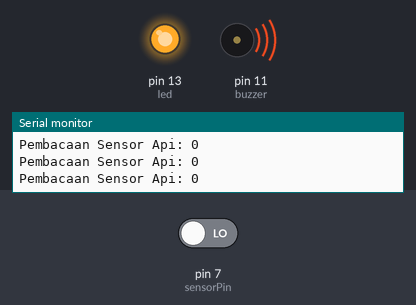
A sketch run on a simulated Arduino Uno, built with avr-gcc and run on an emulated ATmega328P. On the bench: output pins drawn as LEDs (lit = HIGH), buzzer (waves = sounding, pin HIGH), the last lines printed to the serial monitor. Inputs (shaded band) come from the test bench; at power-on: pin 7 (sensorPin) LOW.

Above: at 1.2 s.
1.3 s: pin 7 (sensorPin) driven HIGH
At 1.7 s:
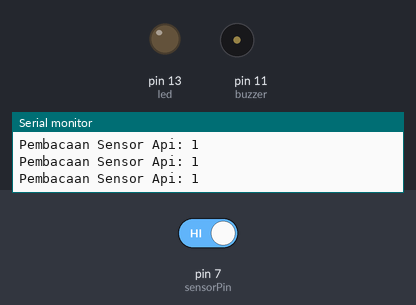
2.8 s: pin 7 (sensorPin) driven LOW
At 3.1 s:
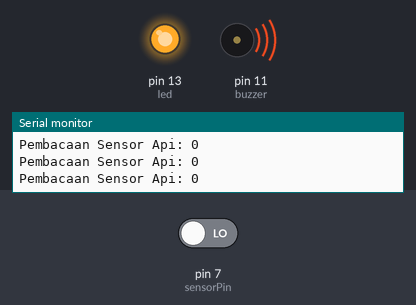
Timing chart, 0 to 5.8 s (numbered marks = the images above; inputs shaded):
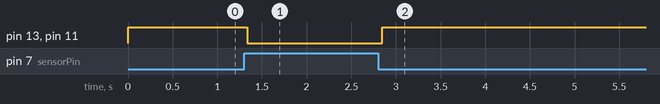

The sketch:

Flame_Sensor.ino
```cpp
byte sensorPin = 7;
byte sensorValue = 0;
byte buzzer = 11;
byte led = 13;

void setup() {
  // put your setup code here, to run once:
 Serial.begin(9600);
 pinMode(led, OUTPUT);
 pinMode(buzzer, OUTPUT);
 pinMode(sensorPin, INPUT);
}

void loop() {
  // put your main code here, to run repeatedly:
  sensorValue = digitalRead(sensorPin);
  Serial.print("Pembacaan Sensor Api: ");
  Serial.println(sensorValue);

  if(sensorValue == HIGH){
    digitalWrite(led, LOW);
    digitalWrite(buzzer, LOW);
  }else{
    digitalWrite(led, HIGH);
    digitalWrite(buzzer, HIGH);
  }
}
```

Measured:
- after the input at 1.3 s, pin 13 (led), pin 11 (buzzer): HIGH → LOW at once
- after the input at 2.8 s, pin 13 (led), pin 11 (buzzer): LOW → HIGH at once
